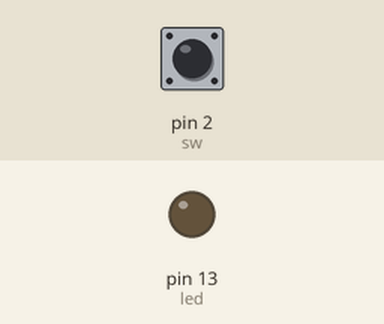
Recording of a sketch running on a simulated Arduino Uno, built with avr-gcc and run on an emulated ATmega328P. On the bench: output pins drawn as LEDs (lit = HIGH). Dashed ring = blinking. Inputs (shaded band) come from the test bench; at power-on: pin 2 (sw) HIGH.

Above: at 1.2 s.
1.3 s: pin 2 (sw) pulled LOW for 0.15 s
At 1.8 s:
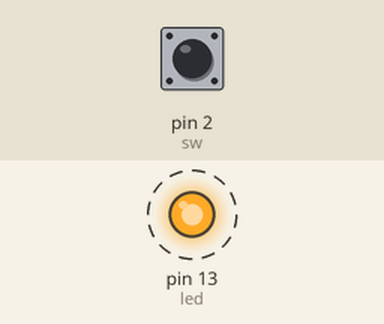
Timing chart, 0 to 10.4 s (numbered marks = the images above; inputs shaded):
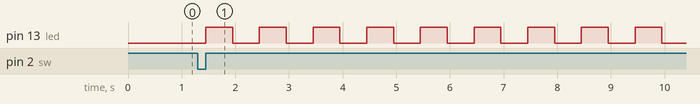

Measured:
- after the input at 1.3 s, pin 13 (led): alternates HIGH for 0.50 s and LOW for 0.50 s, starting after 0.15 s

The sketch:

camDetector.ino
```cpp
int sw = 2;       // 스위치(SW) 핀 설정
int led = 13;       // LED 핀 설정

int state = 0;      // LED 상태
int reading;          // SW 상태
int previous = LOW;   // SW 이전 상태

long time = 0;        // LED가 ON/OFF 토글된 마지막 시간
long debounce = 100;  // Debounce 타임 설정

void setup()
{
  pinMode(sw, INPUT_PULLUP); // SW 를 설정, 아두이노 풀업저항 사용
  pinMode(led, OUTPUT);      // LED 설정
}

void loop()
{
  reading = digitalRead(sw);  // SW 상태 읽음

  //SW 가 눌려졌고 스위치 토글 눌림 경과시간이 Debounce 시간보다 크면 실행
  if (reading == HIGH && previous == LOW && millis() - time > debounce) {
    state++;
    Serial.print("State Value");
    Serial.print("\t");
    Serial.println(state);
    time = millis();
  }
  switch(state%5){
    case 0:
      digitalWrite(led,LOW);
      Serial.println(state);
      break;
    case 1:
      digitalWrite(led, HIGH);
      Serial.println(state);
      delay(500);
      digitalWrite(led,LOW);
      delay(500);
      break;
    case 2:
      digitalWrite(led, HIGH);
      Serial.println(state);
      delay(250);
      digitalWrite(led,LOW);
      delay(250);
      break;
    case 3:
      digitalWrite(led, HIGH);
      Serial.println(state);
      delay(125);
      digitalWrite(led,LOW);
      delay(125);
      break;
    case 4:
      digitalWrite(led, HIGH);
      Serial.println(state);
      delay(70);
      digitalWrite(led,LOW);
      delay(70);
      break;
  }
  previous = reading;
}
```
